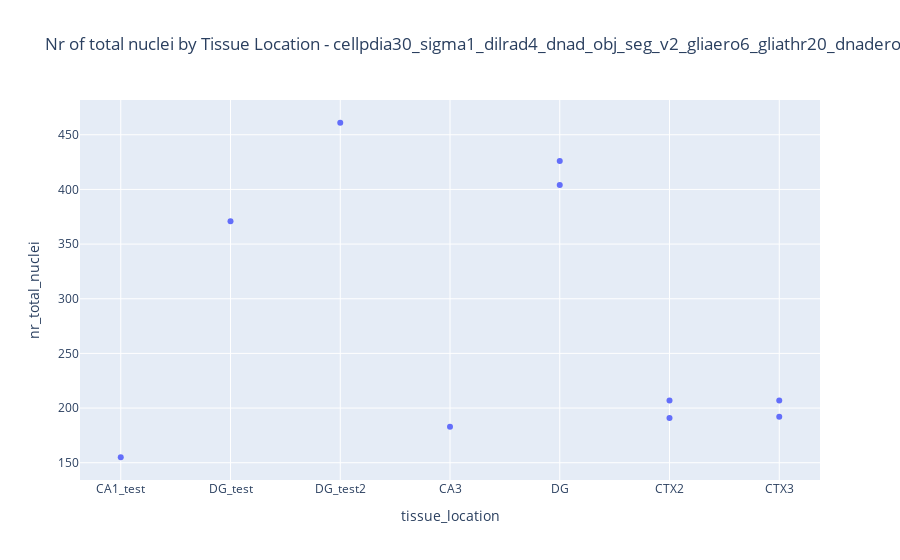

Notebook cell for this chart:
### Code cell
# Create the plot
fig = px.scatter(df, x='tissue_location', y='nr_total_nuclei',
                 hover_data=['staining_id','index'], title=f'Nr of total nuclei by Tissue Location - {title}')

# Show the plot
fig.show()

### Figure 1 — Plotly figure (JSON) as saved in the notebook; plotly's stock layout.template omitted (floating-point values rounded to 4 significant figures)
{"data": [{"customdata": [[20, 0], [20, 1], [21, 2], [33, 3], [33, 4], [43, 5], [45, 6], [45, 7], [58, 8], [58, 9]], "hovertemplate": "tissue_location=%{x}<br>nr_total_nuclei=%{y}<br>staining_id=%{customdata[0]}<br>index=%{customdata[1]}<extra></extra>", "legendgroup": "", "marker": {"color": "#636efa", "symbol": "circle"}, "mode": "markers", "name": "", "orientation": "v", "showlegend": false, "type": "scatter", "x": ["CA1_test", "DG_test", "DG_test2", "CA3", "DG", "CTX2", "CTX3", "DG", "CTX2", "CTX3"], "xaxis": "x", "y": [155, 371, 461, 183, 426, 207, 207, 404, 191, 192], "yaxis": "y"}], "layout": {"legend": {"tracegroupgap": 0}, "title": {"text": "Nr of total nuclei by Tissue Location - cellpdia30_sigma1_dilrad4_dnad_obj_seg_v2_gliaero6_gliathr20_dnadero2"}, "xaxis": {"anchor": "y", "domain": [0, 1], "title": {"text": "tissue_location"}}, "yaxis": {"anchor": "x", "domain": [0, 1], "title": {"text": "nr_total_nuclei"}}}}
